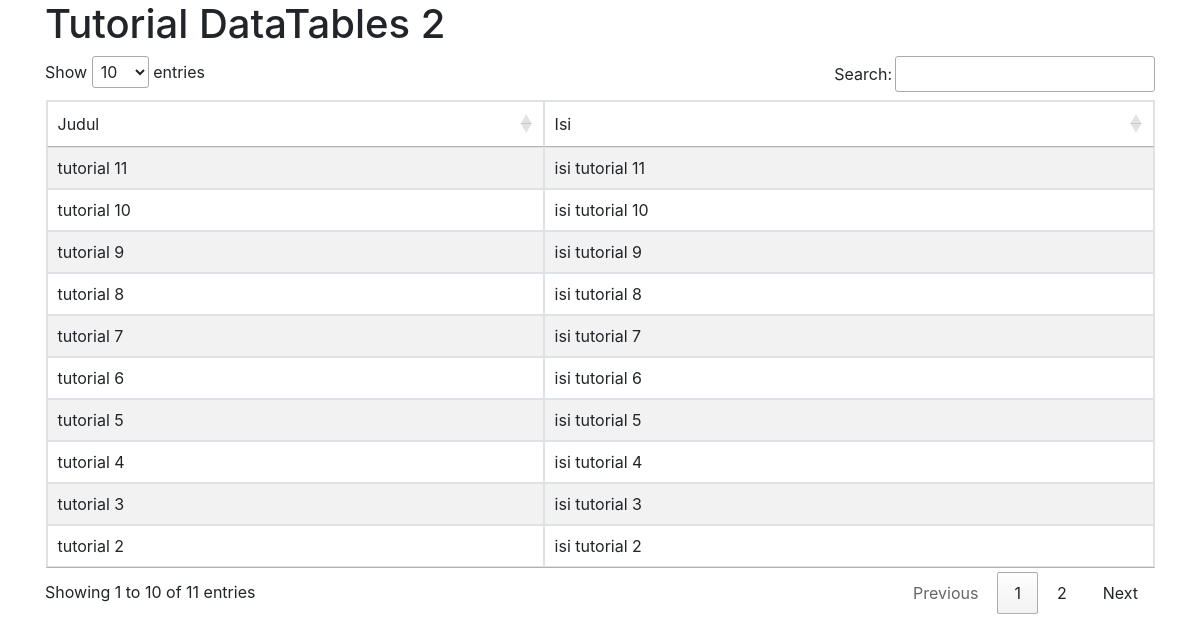
The page / on the database its author committed.
### tables this page shows
CREATE TABLE `artikel` (
  `id` int(11) NOT NULL,
  `judul` varchar(255) NOT NULL,
  `isi` text NOT NULL
);

### application/controllers/Artikel.php (called while the page is built, shortened)
<?php
class Artikel extends CI_Controller {
	public function __construct()
	{
		$this->load->model('Artikel_model');
	}
	public function index()
	{
		$data['dataArtikel'] = $this->Artikel_model->get_all();
		$this->load->view('artikel/artikel_list', $data);
	}
}

### index.php (called while the page is built, shortened)
<?php
require_once BASEPATH.'core/CodeIgniter.php';

### application/models/Artikel_model.php (called while the page is built, shortened)
<?php
class Artikel_model extends CI_Model{
  private $table = 'artikel';
  private $id = 'artikel.id';
  public function get_all()
  {
    $this->db->select('*');
    $this->db->from($this->table);
    $this->db->order_by($this->id,'desc');
    $query = $this->db->get();
    return $query->result();
  }
}

### application/views/artikel/artikel_list.php (the view, shortened to what this page needs)
<!DOCTYPE html>
<html lang="en" dir="ltr">
<head>
	<link rel="stylesheet" type="text/css" href="https://cdn.datatables.net/1.10.19/css/jquery.dataTables.css">
	<link rel="stylesheet" href="https://stackpath.bootstrapcdn.com/bootstrap/4.1.3/css/bootstrap.min.css">
</head>
<body>
	<div class="container">
		<div class="row">
			<div class="col-md-12">
				<h1>Tutorial DataTables 2</h1>
				<table id="table_id" class="table table-bordered table-striped table-hover">
					<thead>
						<tr>
							<td>Judul</td>
							<td>Isi</td>
						</tr>
					</thead>
					<tbody>
						<?php foreach ($dataArtikel as $row): ?>
						<tr>
							<td>
								<?=$row->judul?>
							</td>
							<td>
								<?=$row->isi?>
							</td>
						</tr>
						<?php endforeach; ?>
					</tbody>
				</table>
			</div>
		</div>
	</div>
</body>
</html>

### rows shown on the page
artikel: judul "tutorial 11", isi "isi tutorial 11"
artikel: judul "tutorial 10", isi "isi tutorial 10"
artikel: judul "tutorial 9", isi "isi tutorial 9"
artikel: judul "tutorial 8", isi "isi tutorial 8"
artikel: judul "tutorial 7", isi "isi tutorial 7"
artikel: judul "tutorial 6", isi "isi tutorial 6"
artikel: judul "tutorial 5", isi "isi tutorial 5"
artikel: judul "tutorial 4", isi "isi tutorial 4"
artikel: judul "tutorial 3", isi "isi tutorial 3"
artikel: judul "tutorial 2", isi "isi tutorial 2"
